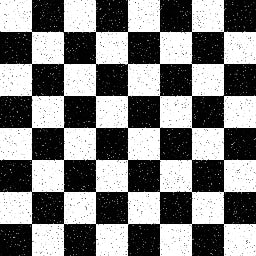
#> input picture homework5/chess.jpeg, 256 x 256 px
$ jupyter execute 'Лабораторная работа №5 (дома).ipynb'
#> lines starting #> are read from the running program, lines starting #| are printed output that depends on the picture; after the words box and inside, x2 and y2 are one past the last pixel; in counts of white or black regions, pixels touching at a corner belong together
## Лабораторная работа №5 (домашняя работа)

Скачайте изображение шахмотной доски по ссылке https://drive.google.com/uc?export=download&id=1nJwSqagSV06k3e2LT2Ykj5vRWfKB2p1u При помощи операций эрозии и расширения, рассмотренных на занятии, очистите изображение от шумов. Результат выведите на экран.

[cell 1]
import cv2
import numpy as np
from PIL import Image
import os
from matplotlib import pyplot as plt

[cell 2]
# Загрузка и чтение изображения
image_path = 'chess.jpeg'
image = cv2.imread(image_path, 0)
#> image is the input picture: shape (256, 256); min 0, max 255, mean 128.5

# Проверка, удалось ли загрузить изображение
if image is None:
    print(f"Не удалось загрузить изображение {image_path}")
else:
    print("Изображение успешно загружено")

    # Изменение размера изображения
    resized_image = cv2.resize(image, (300, 200))

    # Задаем значение ядра
    kernel = np.full((2, 2), 1, np.uint8)

    # Выполняем эрозию
    image_erosion = cv2.erode(resized_image, kernel)

    # Отображение изображения после эрозии
    plt.imshow(image_erosion, cmap='gray')
    plt.title('Изображение после эрозии')
    plt.show()

    # Выполняем расширение
    image_dilation = cv2.dilate(resized_image, kernel)
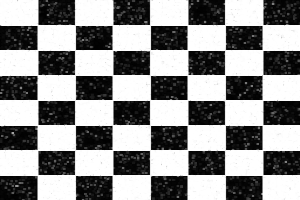
#> image_dilation: shape (200, 300); min 0, max 255, mean 142.2

    # Отображение изображения после расширения
    plt.imshow(image_dilation, cmap='gray')
    plt.title('Изображение после расширения')
    plt.show()

    # Сохранение полученного изображения
    output = 'new_chess.jpeg'
    cv2.imwrite(output, image_dilation)
    print(f"Изображение сохранено как {output}")

На изображении шахматной доски, полученном в результате выполнения предыдущего задания, выполните операцию обнаружения линий. Отрисуйте обнаруженные линии на изображении красным цветом.

[cell 3]
# Загрузка и чтение изображения, полученного из предыдущего задания
image = cv2.imread('new_chess.jpeg')
#> image: shape (200, 300, 3); min 0, max 255, mean 142
gray = cv2.cvtColor(image, cv2.COLOR_BGR2GRAY)
canny = cv2.Canny(gray, 50, 150)
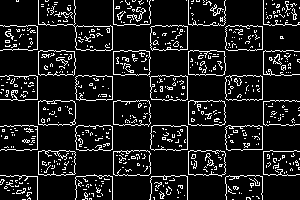
#> canny: shape (200, 300); 11.4% white in thin lines or dots

# Min длина линии
minLineLength = 40
# Max зазор между двумя линиями, чтобы считать их одной линией
maxLineGap = 250

# Поиск линий с помощью преобразования Хафа
lines = cv2.HoughLinesP(canny, 1, np.pi/180, threshold=100, minLineLength=minLineLength, maxLineGap=maxLineGap)
#> lines = [[4, 125, 294, 125], [0, 175, 295, 175], [0, 50, 293, 50], [0, 25, 296, 25], [38, 74, 299, 74], [0, 99, 262, 99], [0, 150, 296, 150], [11, 100, 296, 100], [5, 75, 291, 75]]

lin_horiz = []
lin_vert = []

if lines is not None:
    for line in lines:
        x1, y1, x2, y2 = line[0]
        if x1 == x2:
            lin_vert.append(line[0])
        elif y1 == y2:
            lin_horiz.append(line[0])
#> this loop made 9 passes
#> after the loop, lin_horiz has the same summary as lines; lin_vert = []

    for line in lin_horiz:
        cv2.line(image, (line[0], line[1]), (line[2], line[3]), (0, 0, 255), 3, cv2.LINE_AA)
#> this loop made 9 passes
    for line in lin_vert:
        cv2.line(image, (line[0], line[1]), (line[2], line[3]), (0, 0, 255), 3, cv2.LINE_AA)
#> this loop made 0 passes

    # Показать изображение с обнаруженными линиями
    plt.imshow(cv2.cvtColor(image, cv2.COLOR_BGR2RGB))
    plt.show()
else:
    print("Линии не обнаружены")

При помощи библиотеки cv2 на занятии мы находили окружности на изображении с автомобильными дисками. Доработайте алгоритм таким образом, чтобы вместо окружностей на изображении отрисовывались прямоугольники.

[cell 4]
# Загрузка изображения
image = cv2.imread('depositphotos_11zon.jpeg')
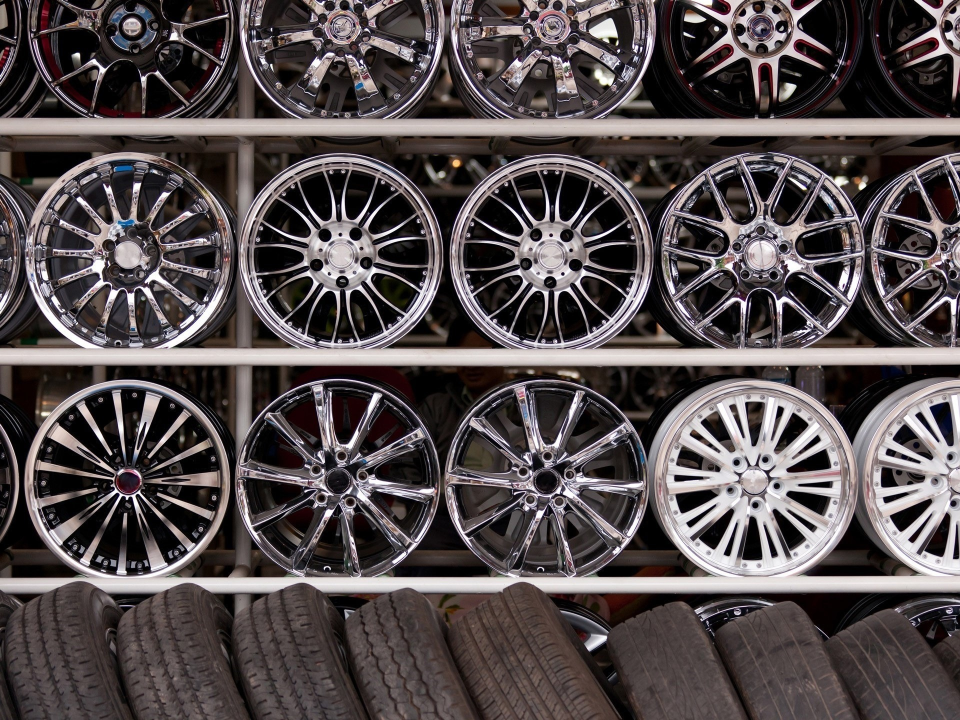
#> input picture homework5/depositphotos_11zon.jpeg, 1920 x 1440 px (shown at 1/2 size)
#> image is the input picture: shape (1440, 1920, 3); mean B, G, R 76.8, 75.6, 83.4
gray = cv2.cvtColor(image, cv2.COLOR_BGR2GRAY)
#> gray: shape (1440, 1920)

# Применение фильтрации для выделения краев
edges = cv2.Canny(gray, 50, 150)
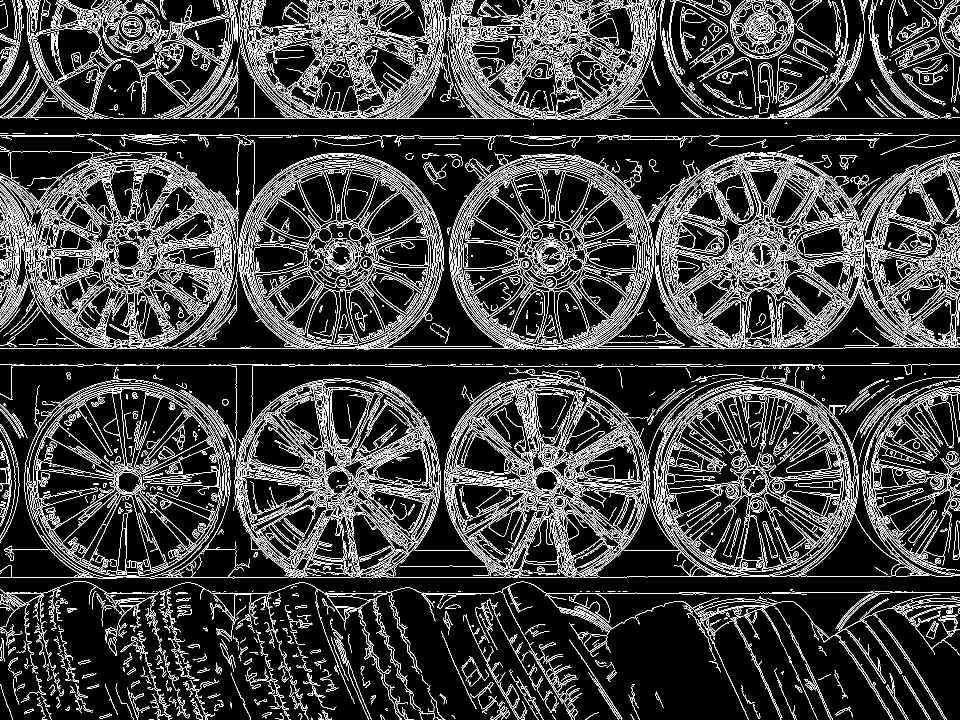
#> edges: shape (1440, 1920) (shown at 1/2 size); 14.3% white in thin lines or dots

# Поиск контуров на изображении
contours, _ = cv2.findContours(edges, cv2.RETR_EXTERNAL, cv2.CHAIN_APPROX_SIMPLE)
#> contours = 8361 contours, 7387 with area under 20; largest, box (x1, y1, x2, y2) and area: (70, 777, 445, 1154) 39442, (891, 759, 1450, 1155) 12884, (1679, 305, 1920, 596) 10964, (1368, 570, 1699, 698) 7805, (481, 313, 871, 698) 7736

# Проход по каждому контуру
for contour in contours:
    # Нахождение ограничивающего прямоугольника для контура
    rect = cv2.minAreaRect(contour)
    box = cv2.boxPoints(rect)
    box = np.int0(box)

    # Отрисовка прямоугольника на изображении
    cv2.drawContours(image, [box], 0, (0, 255, 0), 2)
#> this loop made 8361 passes
#> (rect, box) on passes 1 to 3: (((302.5, 1438.5), (1, 9), -90), [[307, 1439], [298, 1439], [298, 1438], [307, 1438]]), (((623.5, 1437), (4, 3), -90), [[625, 1439], [622, 1439], [622, 1435], [625, 1435]]), (((876.2, 1436.9), (2.65, 11.98), -57.99), [[880, 1441], [870, 1434], [871, 1432], [882, 1439]])
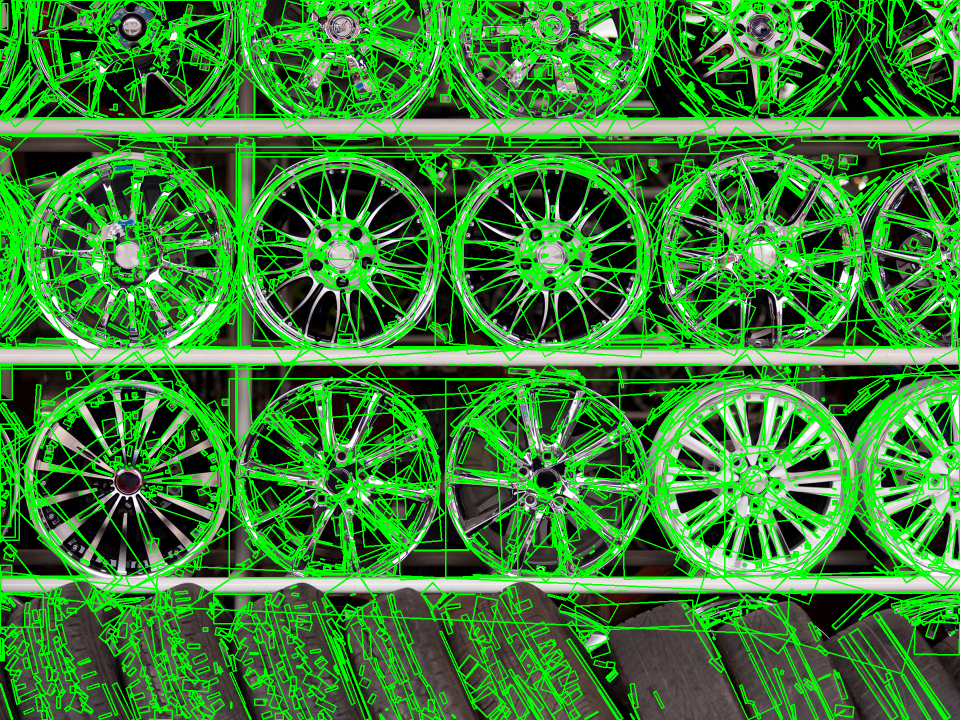
#> image: shape (1440, 1920, 3) (shown at 1/2 size); mean B, G, R 50.5, 129.1, 55.3

# Отображение изображения с прямоугольниками
plt.imshow(image)

Используя пороговую функцию cv2.threshold() на изображении deer.jpeg, преобразуйте изображение в бинарную маску, в которой силуэт животного будет белым на черном фоне. При необходимости можно воспользоваться функциями эрозии и расширения.

[cell 5]
# Загрузка изображения
image = cv2.imread('deer.jpeg', cv2.IMREAD_GRAYSCALE)
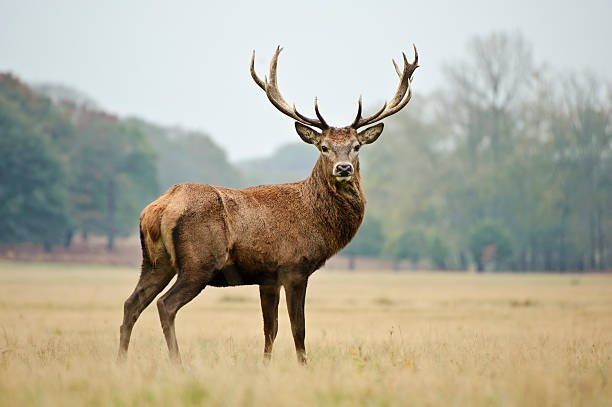
#> input picture homework5/deer.jpeg, 612 x 407 px
#> image: shape (407, 612); min 0, max 255, mean 170.6

# Применение пороговой функции
_, binary_mask = cv2.threshold(image, 127, 255, cv2.THRESH_BINARY_INV)
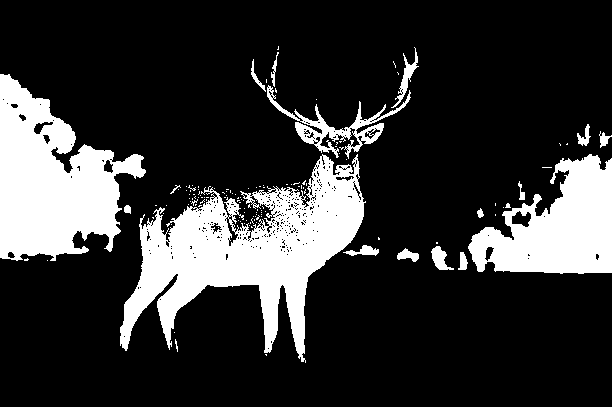
#> binary_mask: shape (407, 612); 20.5% white; 131 white regions (113 under 20 px), largest, box (x1, y1, x2, y2) and area: (120, 154, 366, 363) 21136, (0, 74, 146, 261) 15405, (468, 154, 612, 274) 10391

# Отображение бинарной маски
plt.imshow(binary_mask, cmap='gray')
plt.show()

Скачайте изображение мыльных пузырей по ссылке https://drive.google.com/uc?export=download&id=1F8jvdUSC1G6KdWA5j8kRBPH_OQ9hAvgS. Выполните распознавание окружностей как можно большего количества мыльных пузырей при помощи библиотеки cv2 и отрисуйте их на изображении.

[cell 6]
image = cv2.imread('Bubbles_11zon.jpeg', cv2.IMREAD_COLOR)
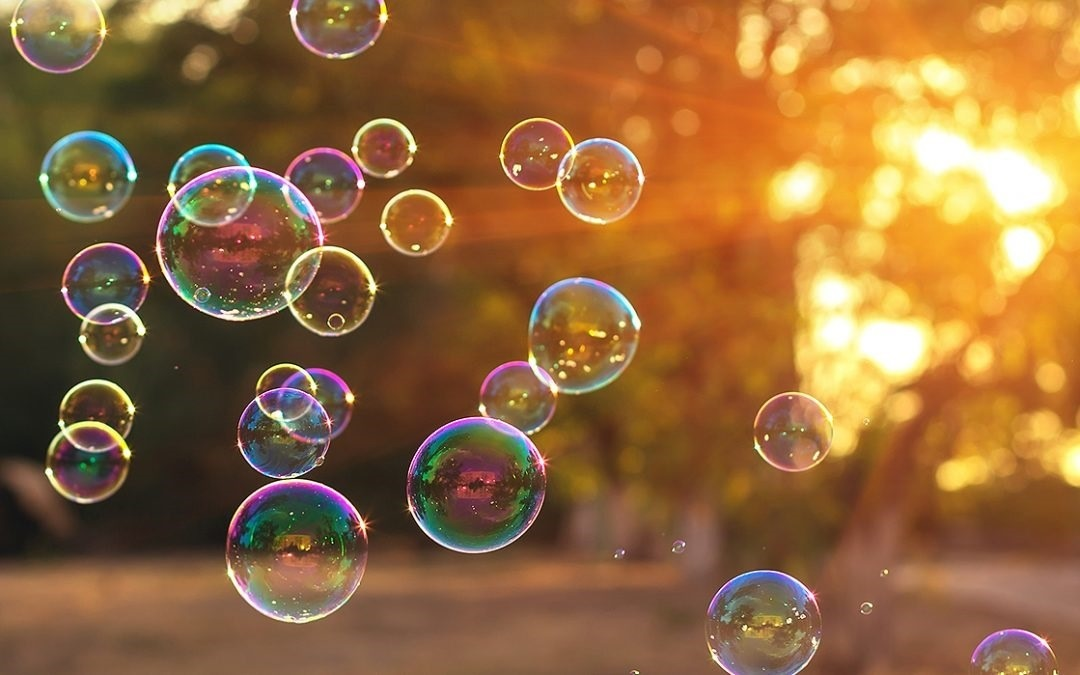
#> input picture homework5/Bubbles_11zon.jpeg, 1080 x 675 px
#> image is the input picture: shape (675, 1080, 3); mean B, G, R 59.8, 104.6, 146.7

# Преобразование в оттенки серого
gray = cv2.cvtColor(image, cv2.COLOR_BGR2GRAY)
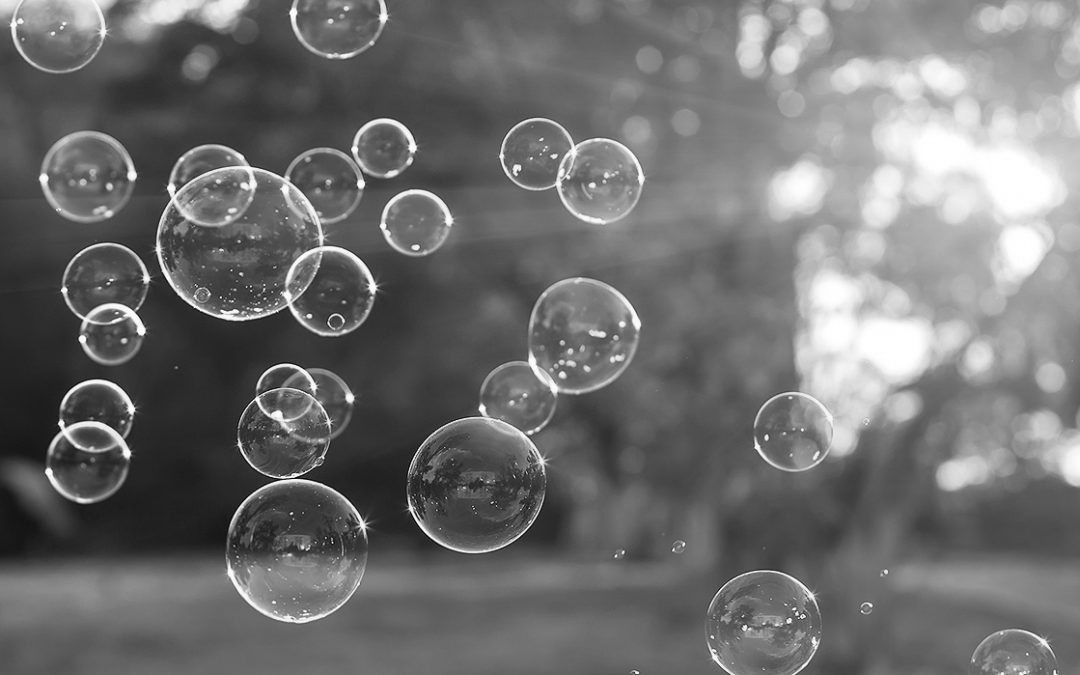
#> gray: shape (675, 1080); min 4, max 255, mean 112.1

# Применение размытия для сглаживания изображения и удаления шума
gray_blurred = cv2.medianBlur(gray, 5)

# Распознавание окружностей методом Хафа
circles = cv2.HoughCircles(gray_blurred, cv2.HOUGH_GRADIENT, dp=1, minDist=50, param1=50, param2=30, minRadius=1, maxRadius=30)
#> circles = [[383.5, 150.5, 27.1], [414.5, 222.5, 29.4], [285.5, 393.5, 27.2], [113.5, 337.5, 26.1], [648.5, 59.5, 13.1], [949.5, 82.5, 18.8], [901.5, 403.5, 19.1], [205.5, 171.5, 17.2], [982.5, 356.5, 28.2]]

# Проверка, были ли найдены окружности
if circles is not None:
    circles = np.uint16(np.around(circles))
#> circles = [[384, 150, 27], [414, 222, 29], [286, 394, 27], [114, 338, 26], [648, 60, 13], [950, 82, 19], [902, 404, 19], [206, 172, 17], [982, 356, 28]]

    # Отрисовка окружностей
    for i in circles[0, :]:
        center = (i[0], i[1])
        radius = i[2]
        # Отрисовка окружности
        cv2.circle(image, center, radius, (0, 255, 0), 2)
#> this loop made 9 passes
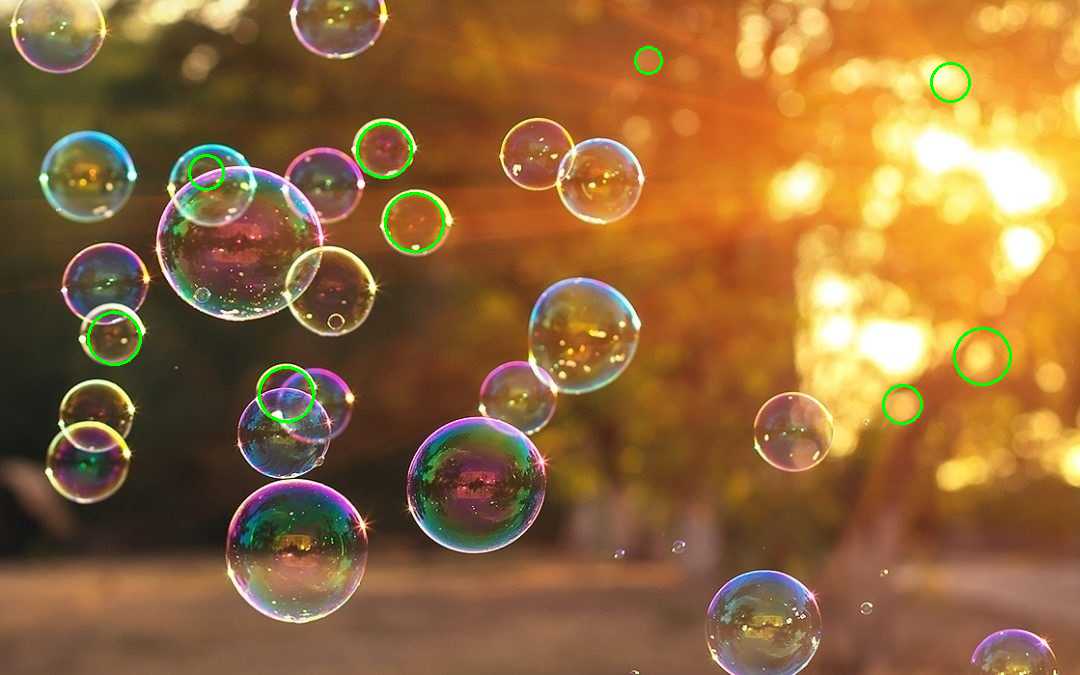
#> image: shape (675, 1080, 3); 0.53% of pixels changed, all inside (x1, y1, x2, y2) = (87, 46, 1012, 425)

# Отображение изображения с обнаруженными окружностями
plt.imshow(cv2.cvtColor(image, cv2.COLOR_BGR2RGB))
plt.show()
